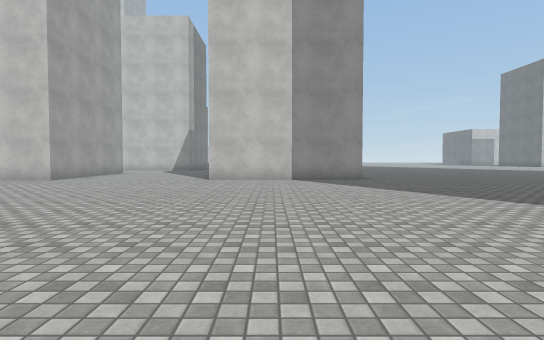
view 1 (above)

24 first-person views from a walk through a Unity game level. The camera is 1.3 m above the floor, tilts 2° down and sees 80° across. The floor is counted in squares, 2 m on a side. Each view is taken from the middle of a square. On the plan, view 1 faces up. The plan holds only what a view shows up to about 10 squares ahead; the rest is blank. The place goes on beyond the plan. Surface patterns are stand-ins for the level's own textures.

view 2
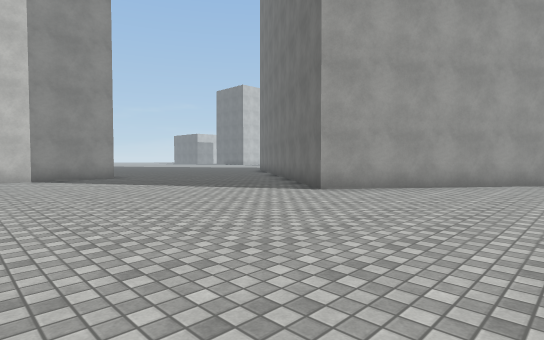

view 3
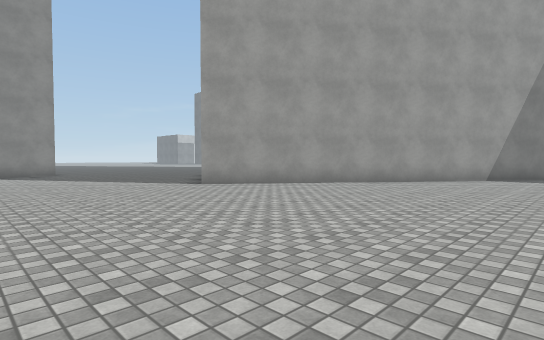

view 4
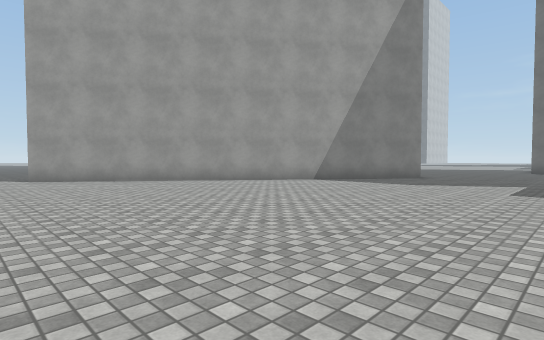

view 5
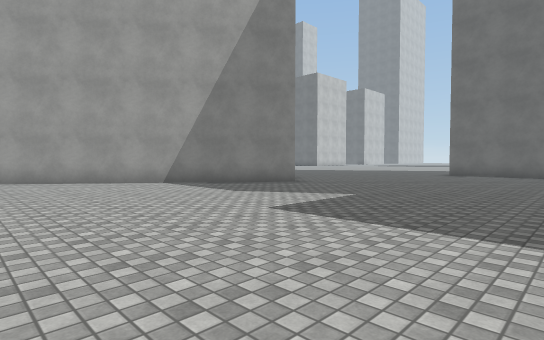

view 6
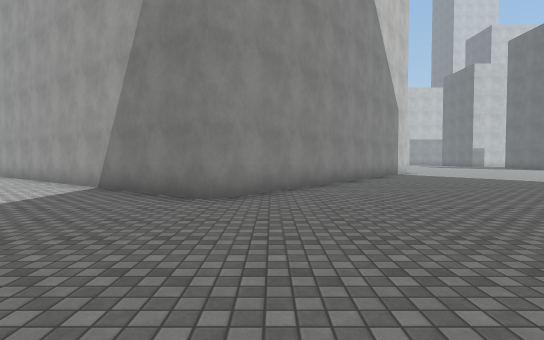

view 7
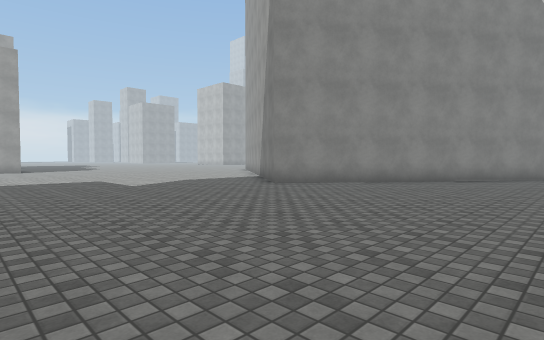

view 8
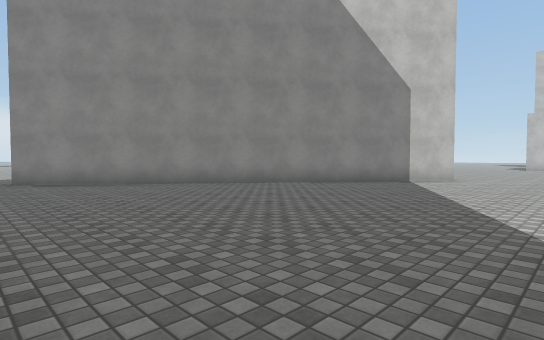

view 9
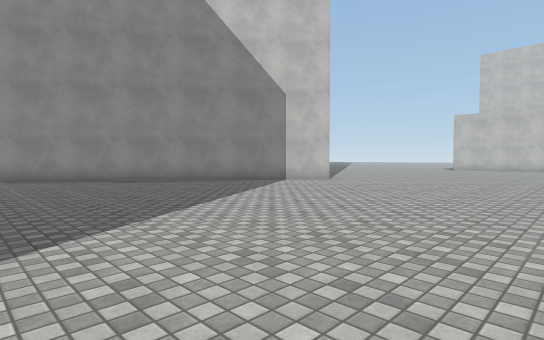

view 10
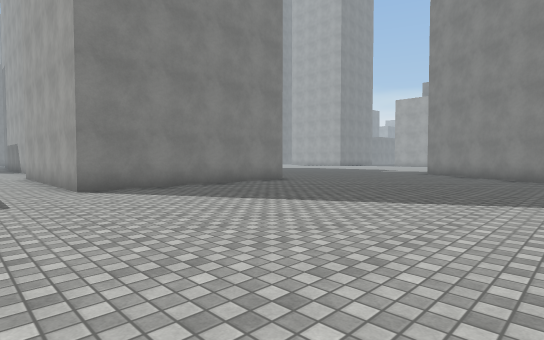

view 11
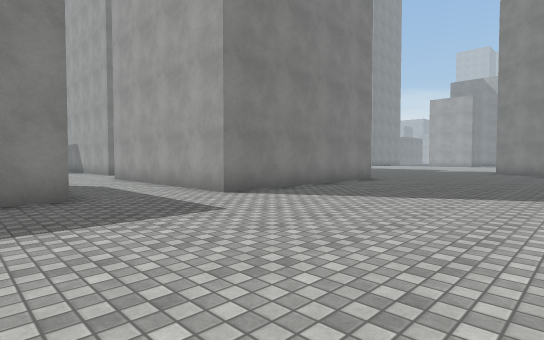

view 12
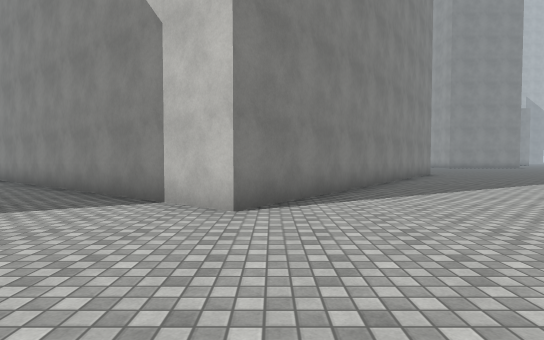

view 13
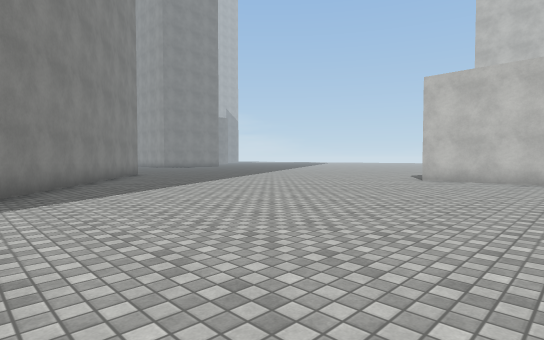

view 14
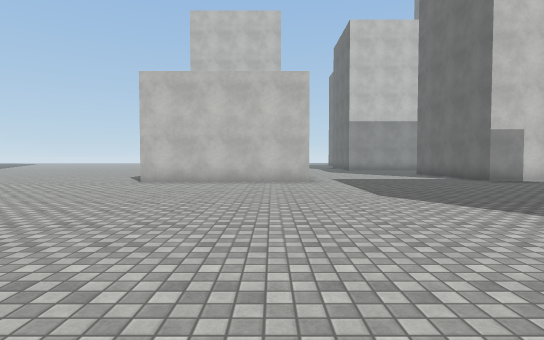

view 15
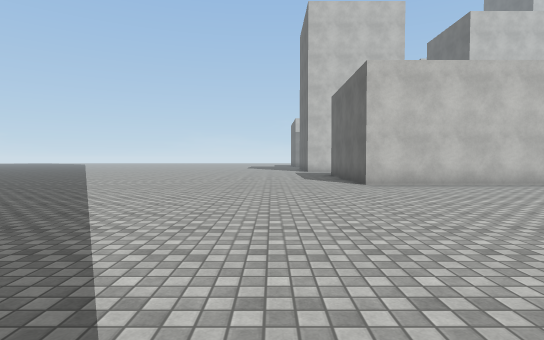

view 16
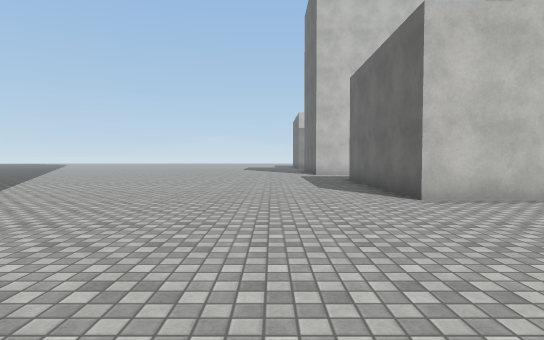

view 17
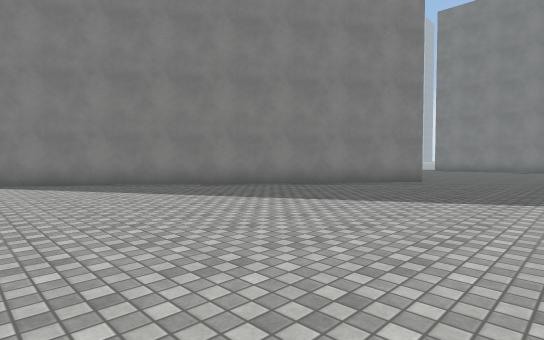

view 18
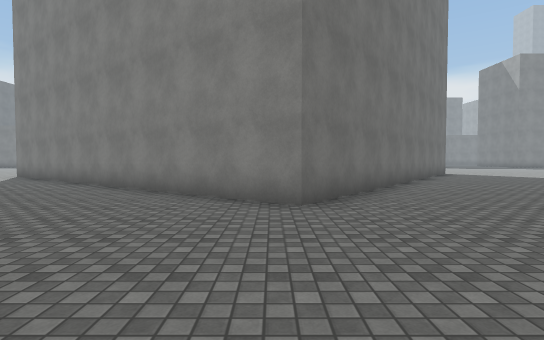

view 19
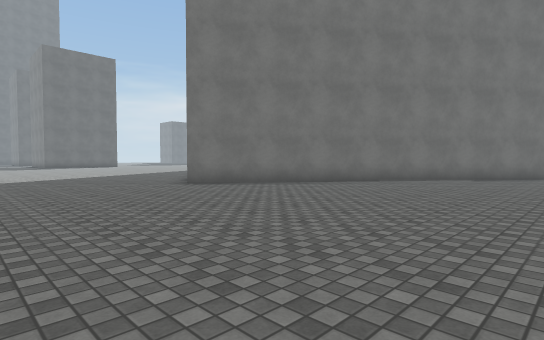

view 20
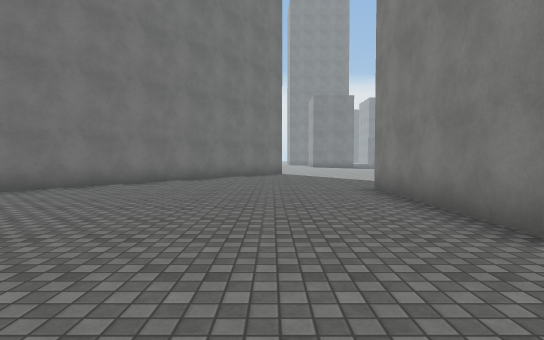

view 21
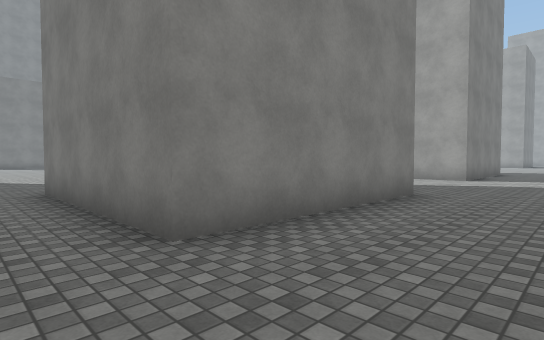

view 22
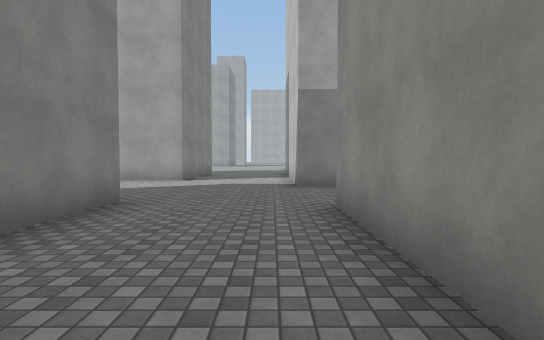

view 23
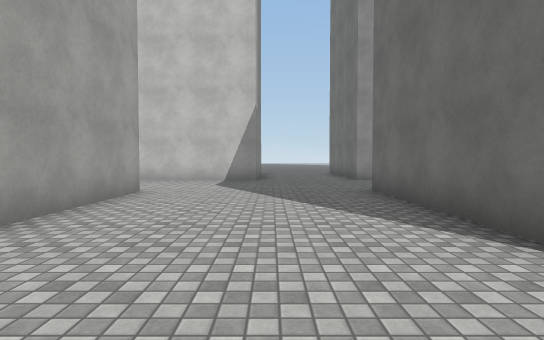

view 24
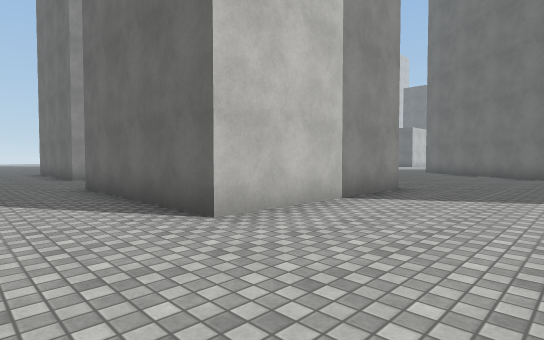

### Floor plan
Points are (right, up) in squares from view 1. A wall is a line through its corners. A room is listed if a view was taken in it or the views show most of it. See-through windows are left out.
Room 1 (views 1, 2, 3, 4, 5, 6, 7, 8, 9, 10, 11, 12, 13, 14, 15, 16, 17, 18, 19, 20, 21, 22, 23, 24)
walls: (4.6, 3.1) (11.6, 12.6) (21, 5.5) (14, -3.9) (4.6, 3.1); (2.8, 10) (-1.9, 10) (-1.9, 14.7) (2.8, 14.7) (2.8, 10); (20.9, -6.1) (26.2, -6.1) (26.2, -11.4); (2, 17.9) (-1.4, 17.9) (-1.4, 18.5); (-7.5, 14.4) (-6.6, 14.4) (-6.6, 9.6) (-8.1, 9.6); (28.6, -6.6) (29.6, -6.6); (-4.5, 18.5) (-4.5, 17.6) (-8, 17.6); (26.1, 17) (21.3, 17) (21.3, 18.5)

Positions as (right, up) in squares from view 1, and headings:
1: (0, 0), facing up
2: (-1, -1), facing up-right
3: (0, -4), facing up-right
4: (3, -8), facing up-right
5: (7, -10), facing up-right
6: (15, -9), facing up
7: (20, -10), facing up-left
8: (24, -5), facing up-left
9: (27, -3), facing up-left
10: (28, 1), facing down-left
11: (30, -1), facing down-left
12: (25, 6), facing left
13: (25, 7), facing up-left
14: (25, 8), facing up
15: (19, 9), facing up
16: (19, 12), facing up
17: (21, 16), facing down-left
18: (12, 17), facing down
19: (4, 17), facing down-right
20: (5, 17), facing down
21: (4, 17), facing down-left
22: (3, 17), facing left
23: (-4, 8), facing up
24: (-4, 7), facing up-right
